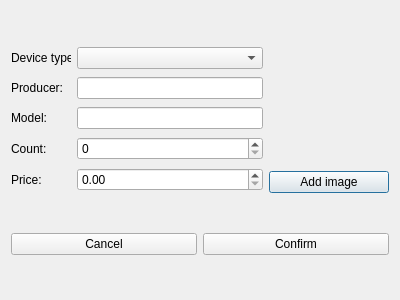
<?xml version="1.0" encoding="UTF-8"?>
<ui version="4.0">
 <class>AddNewDeviceWindow</class>
 <widget class="QDialog" name="AddNewDeviceWindow">
  <property name="geometry">
   <rect>
    <x>0</x>
    <y>0</y>
    <width>400</width>
    <height>300</height>
   </rect>
  </property>
  <property name="windowTitle">
   <string>Dialog</string>
  </property>
  <layout class="QVBoxLayout" name="verticalLayout_5">
   <item>
    <layout class="QHBoxLayout" name="horizontalLayout">
     <item>
      <layout class="QVBoxLayout" name="verticalLayout_4">
       <item>
        <layout class="QHBoxLayout" name="horizontalLayout_2">
         <item>
          <widget class="QLabel" name="lbDeviceType">
           <property name="minimumSize">
            <size>
             <width>60</width>
             <height>0</height>
            </size>
           </property>
           <property name="maximumSize">
            <size>
             <width>60</width>
             <height>20</height>
            </size>
           </property>
           <property name="text">
            <string>Device type:</string>
           </property>
          </widget>
         </item>
         <item>
          <widget class="QComboBox" name="cbxDeviceType"/>
         </item>
        </layout>
       </item>
       <item>
        <layout class="QHBoxLayout" name="horizontalLayout_5">
         <item>
          <widget class="QLabel" name="lbProducer">
           <property name="minimumSize">
            <size>
             <width>60</width>
             <height>0</height>
            </size>
           </property>
           <property name="maximumSize">
            <size>
             <width>60</width>
             <height>16777215</height>
            </size>
           </property>
           <property name="text">
            <string>Producer:</string>
           </property>
          </widget>
         </item>
         <item>
          <widget class="QLineEdit" name="leProducer"/>
         </item>
        </layout>
       </item>
       <item>
        <layout class="QHBoxLayout" name="horizontalLayout_4">
         <item>
          <widget class="QLabel" name="label_2">
           <property name="minimumSize">
            <size>
             <width>60</width>
             <height>0</height>
            </size>
           </property>
           <property name="maximumSize">
            <size>
             <width>60</width>
             <height>16777215</height>
            </size>
           </property>
           <property name="text">
            <string>Model:</string>
           </property>
          </widget>
         </item>
         <item>
          <widget class="QLineEdit" name="leModel"/>
         </item>
        </layout>
       </item>
       <item>
        <layout class="QHBoxLayout" name="horizontalLayout_6">
         <item>
          <widget class="QLabel" name="label_3">
           <property name="minimumSize">
            <size>
             <width>60</width>
             <height>0</height>
            </size>
           </property>
           <property name="maximumSize">
            <size>
             <width>60</width>
             <height>16777215</height>
            </size>
           </property>
           <property name="text">
            <string>Count:</string>
           </property>
          </widget>
         </item>
         <item>
          <widget class="QSpinBox" name="sbxCount">
           <property name="maximum">
            <number>10000</number>
           </property>
          </widget>
         </item>
        </layout>
       </item>
       <item>
        <layout class="QHBoxLayout" name="horizontalLayout_7">
         <item>
          <widget class="QLabel" name="label_4">
           <property name="minimumSize">
            <size>
             <width>60</width>
             <height>0</height>
            </size>
           </property>
           <property name="maximumSize">
            <size>
             <width>60</width>
             <height>16777215</height>
            </size>
           </property>
           <property name="text">
            <string>Price:</string>
           </property>
          </widget>
         </item>
         <item>
          <widget class="QDoubleSpinBox" name="sbxPrice">
           <property name="decimals">
            <number>2</number>
           </property>
           <property name="maximum">
            <double>99999.990000000005239</double>
           </property>
          </widget>
         </item>
        </layout>
       </item>
      </layout>
     </item>
     <item>
      <layout class="QVBoxLayout" name="verticalLayout">
       <item>
        <widget class="QLabel" name="lbImage">
         <property name="minimumSize">
          <size>
           <width>120</width>
           <height>120</height>
          </size>
         </property>
         <property name="maximumSize">
          <size>
           <width>120</width>
           <height>120</height>
          </size>
         </property>
         <property name="text">
          <string/>
         </property>
         <property name="scaledContents">
          <bool>true</bool>
         </property>
        </widget>
       </item>
       <item>
        <widget class="QPushButton" name="btnAddImage">
         <property name="minimumSize">
          <size>
           <width>120</width>
           <height>0</height>
          </size>
         </property>
         <property name="maximumSize">
          <size>
           <width>120</width>
           <height>16777215</height>
          </size>
         </property>
         <property name="text">
          <string>Add image</string>
         </property>
        </widget>
       </item>
      </layout>
     </item>
    </layout>
   </item>
   <item>
    <layout class="QVBoxLayout" name="verticalLayout_2"/>
   </item>
   <item>
    <layout class="QHBoxLayout" name="horizontalLayout_8">
     <item>
      <widget class="QPushButton" name="btnCancel">
       <property name="text">
        <string>Cancel</string>
       </property>
      </widget>
     </item>
     <item>
      <widget class="QPushButton" name="btnConfirm">
       <property name="text">
        <string>Confirm</string>
       </property>
      </widget>
     </item>
    </layout>
   </item>
  </layout>
 </widget>
 <resources/>
 <connections/>
</ui>
